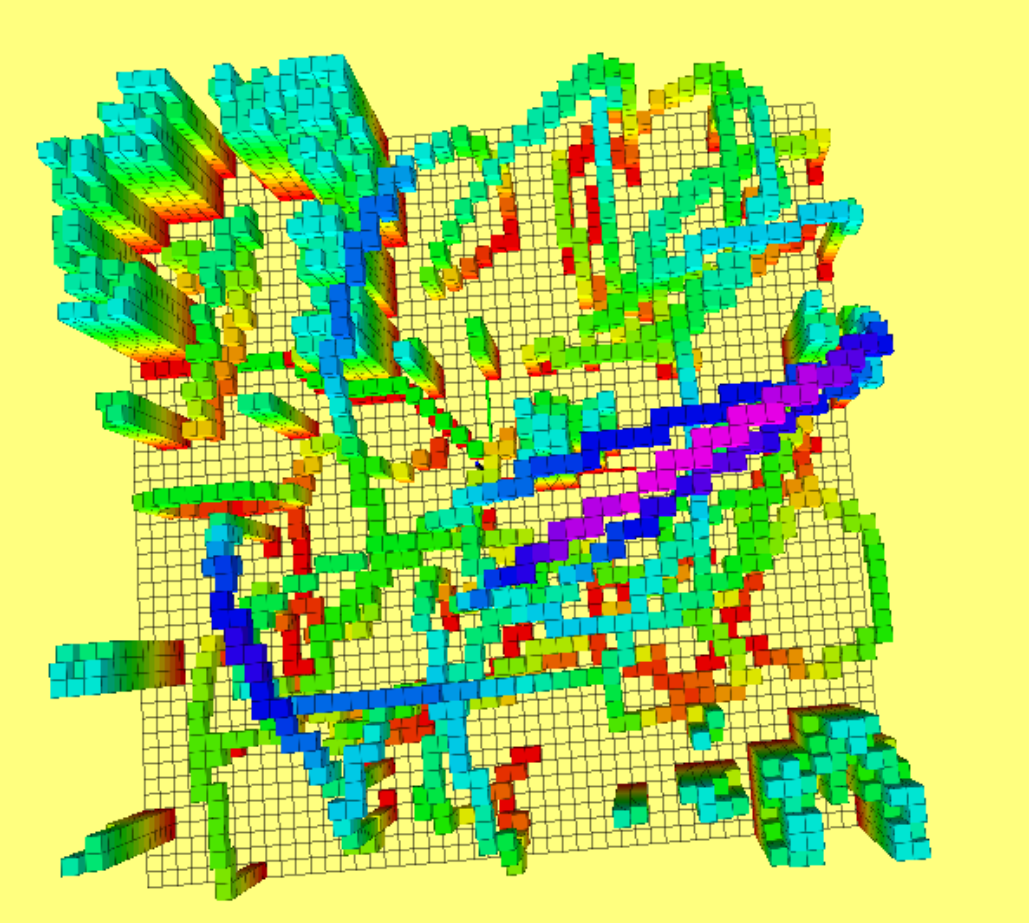
#> input picture workspace/readmeweek3/ros/1.png, 1029 x 923 px, found by its file name
$ python test6.py
#> lines starting #> are read from the running program, lines starting #| are printed output that depends on the picture
#> further down, img is the input picture: shape (923, 1029, 3); mean B, G, R 105.5, 210.8, 173
import numpy as np
import cv2
def face_detect(img):
    gray = cv2.cvtColor(img, cv2.COLOR_BGR2GRAY)
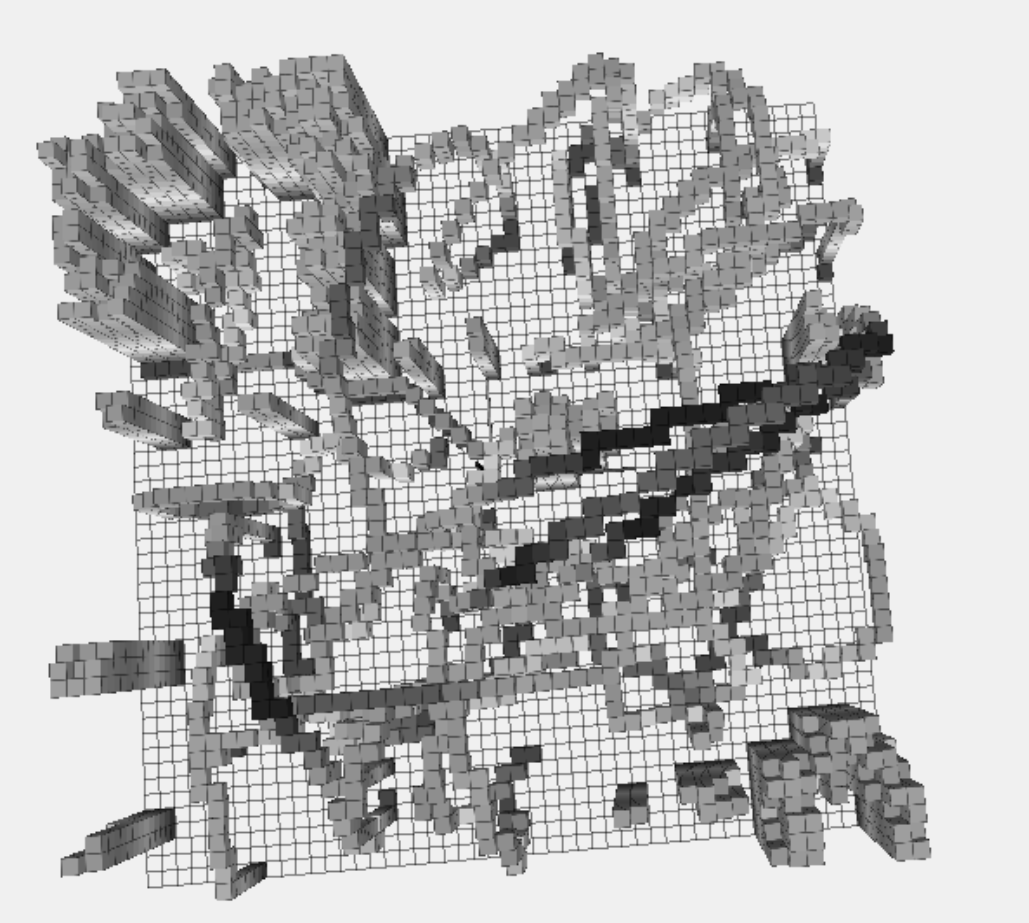
#> gray: shape (923, 1029); min 1, max 240, mean 187.3
    face_detector = cv2.CascadeClassifier('src/haarcascade_frontalface_default.xml')
    faces = face_detector.detectMultiScale(gray, scaleFactor = 1.2, minNeighbors = 6)
#> faces = ()
    for (x, y, w, h) in faces:
        cv2.rectangle(img, (x, y), (x + w, y + h), (0, 0, 255), 2)
#> this loop made 0 passes
    cv2.imshow('faces', img)


img = cv2.imread('src/1.png')
face_detect(img)
cv2.waitKey(0)
cv2.destroyAllWindows()

$ run again, with workspace/readmeweek3/ros/10.png copied over workspace/readmeweek3/ros/1.png
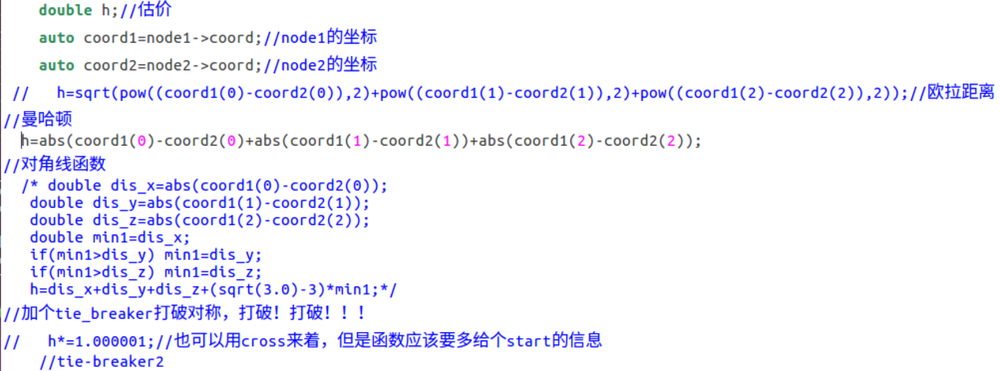
#> input picture workspace/readmeweek3/ros/10.png, 1000 x 371 px, shrunk from 1739 x 645 before the run, found by its file name
#> img is the input picture: shape (371, 1000, 3); mean B, G, R 253.1, 243.3, 243.2
#> in face_detect, `gray = cv2.cvtColor(img, cv2.COLOR_BGR2GRAY)`:
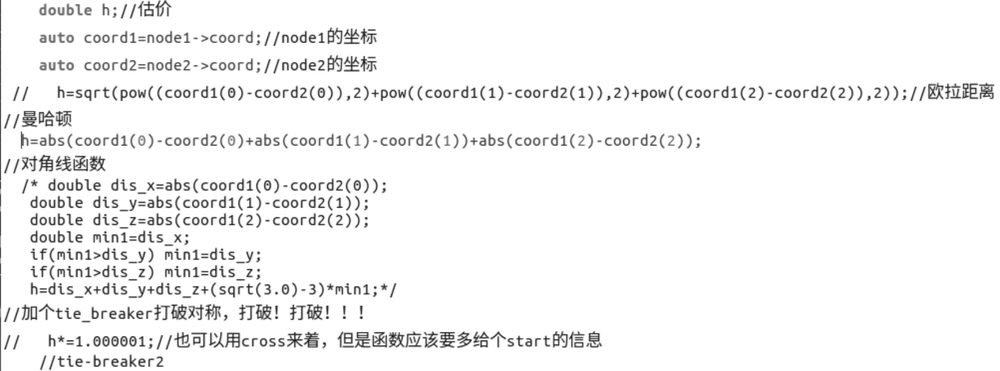
#> gray: shape (371, 1000); min 29, max 255, mean 244.4
#> faces = ()

$ run again, with workspace/readmeweek3/ros/11.png copied over workspace/readmeweek3/ros/1.png
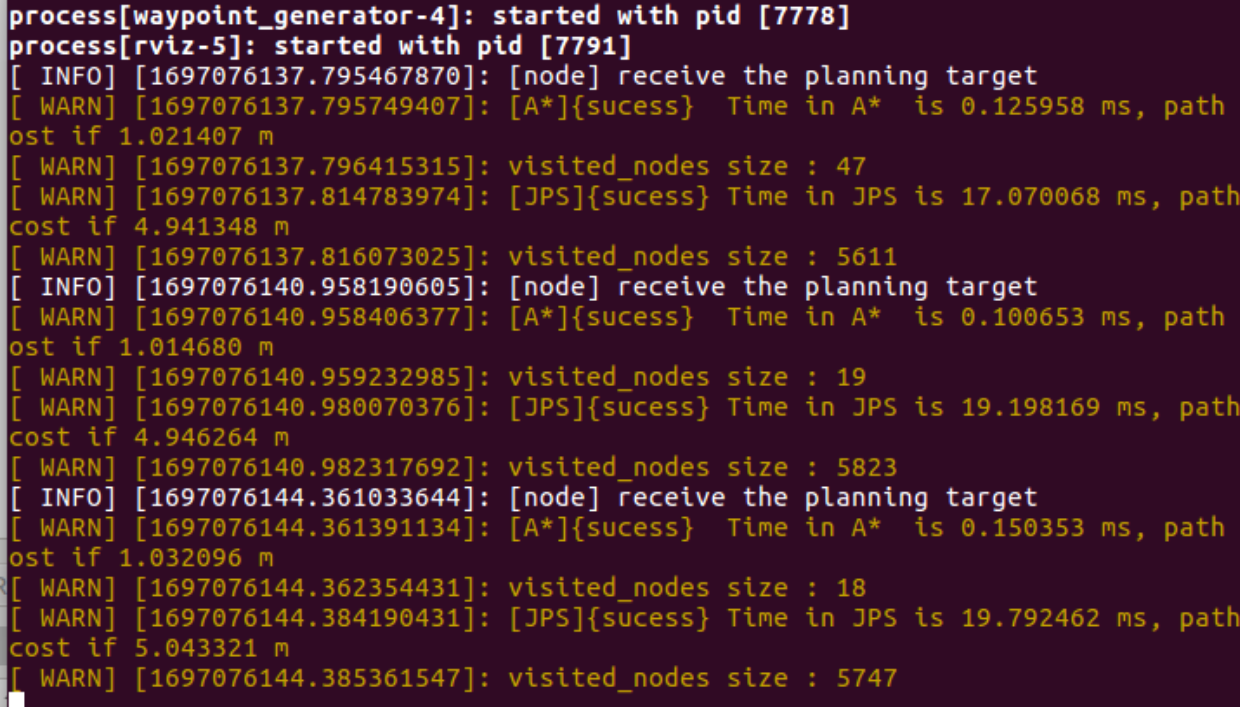
#> input picture workspace/readmeweek3/ros/11.png, 1240 x 707 px, found by its file name
#> img is the input picture: shape (707, 1240, 3); mean B, G, R 40.2, 28.7, 65.3
#> in face_detect, `gray = cv2.cvtColor(img, cv2.COLOR_BGR2GRAY)`:
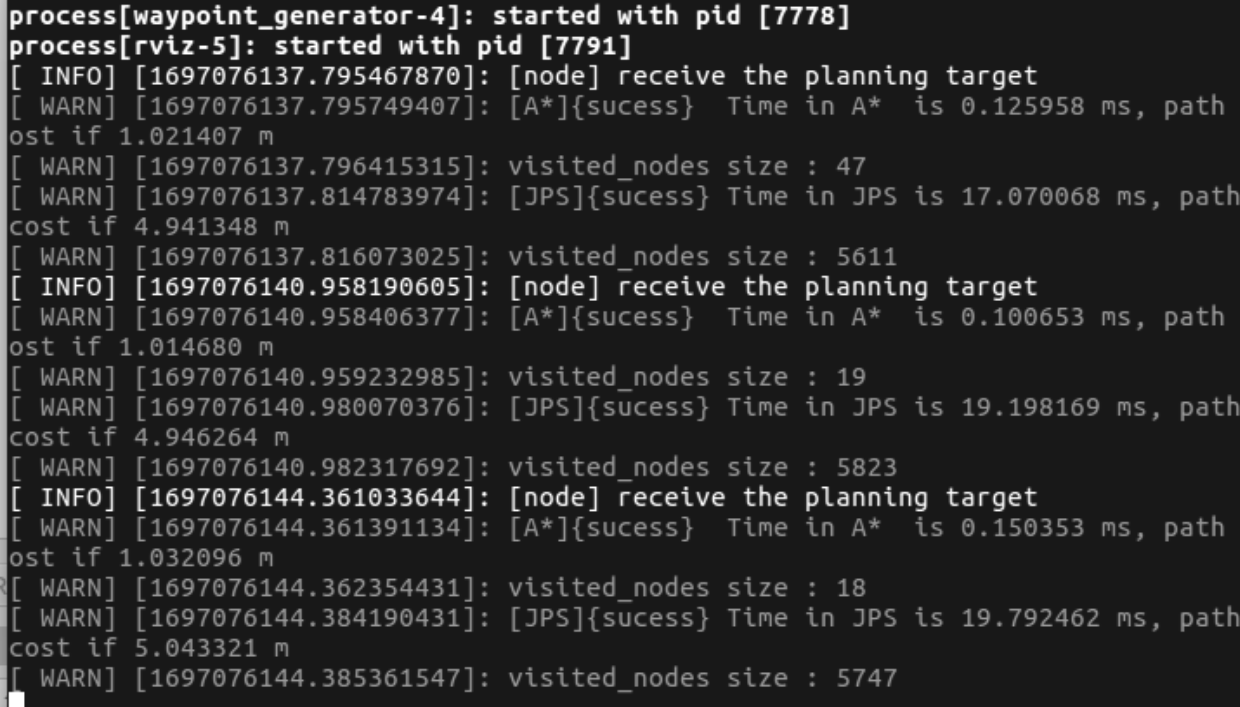
#> gray: shape (707, 1240); min 24, max 255, mean 40.7
#> faces = ()

$ run again, with workspace/readmeweek3/ros/2.png copied over workspace/readmeweek3/ros/1.png
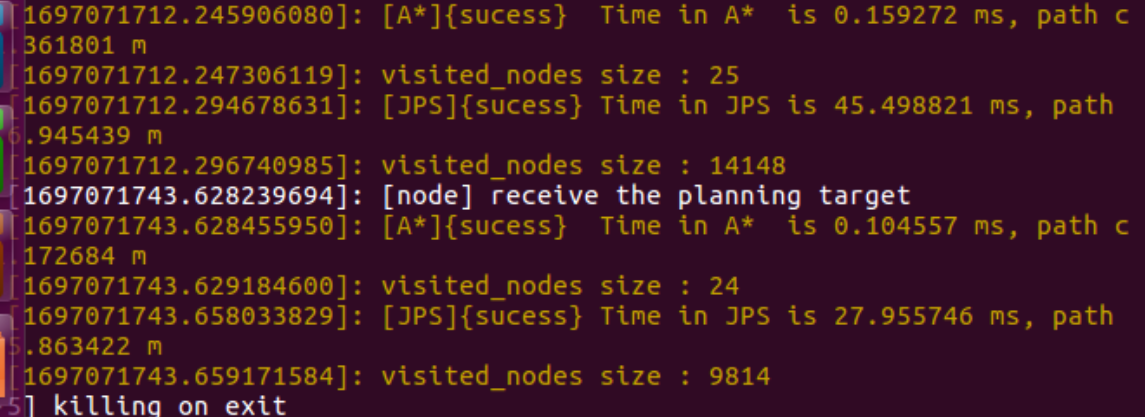
#> input picture workspace/readmeweek3/ros/2.png, 1145 x 417 px, found by its file name
#> img is the input picture: shape (417, 1145, 3); mean B, G, R 36.6, 24.5, 62.4
#> in face_detect, `gray = cv2.cvtColor(img, cv2.COLOR_BGR2GRAY)`:
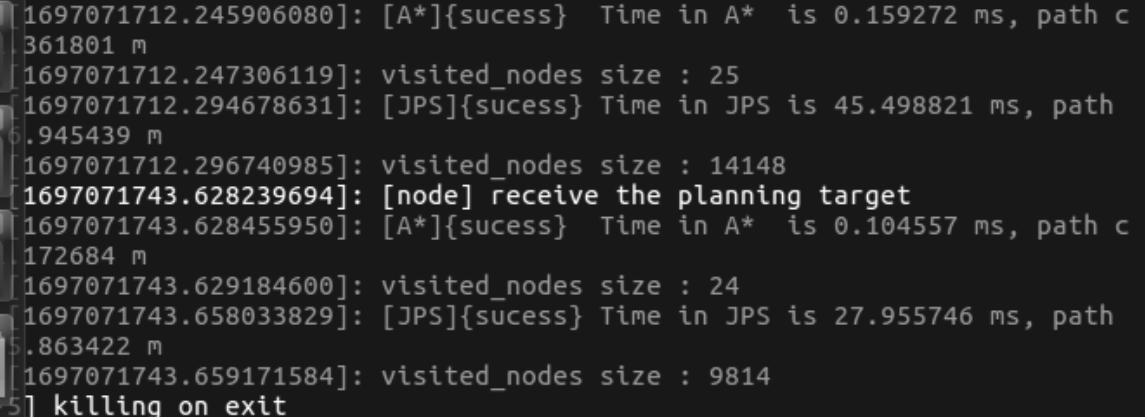
#> gray: shape (417, 1145); min 24, max 254, mean 37
#> faces = ()
